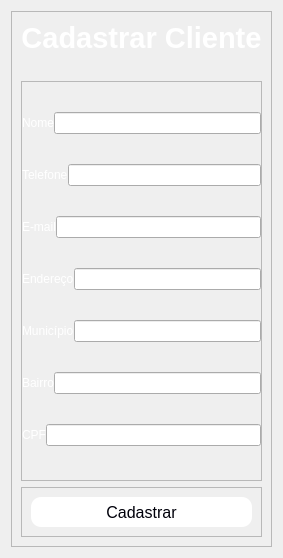
      <widget class="QWidget" name="pag_cadastro">
       <layout class="QHBoxLayout" name="horizontalLayout_40">
        <item>
         <widget class="QFrame" name="frame_20">
          <property name="frameShape">
           <enum>QFrame::StyledPanel</enum>
          </property>
          <property name="frameShadow">
           <enum>QFrame::Raised</enum>
          </property>
          <layout class="QVBoxLayout" name="verticalLayout_16">
           <item>
            <widget class="QLabel" name="label">
             <property name="text">
              <string>&lt;html&gt;&lt;head/&gt;&lt;body&gt;&lt;p align=&quot;center&quot;&gt;&lt;img src=&quot;C:\Users\Andrew\Desktop\LojaAuto\user.png&quot;&gt;&lt;span style=&quot; font-size:22pt; font-weight:600; color:#ffffff;&quot;&gt;Cadastrar Cliente&lt;/span&gt;&lt;/p&gt;&lt;/body&gt;&lt;/html&gt;</string>
             </property>
            </widget>
           </item>
           <item>
            <widget class="QLabel" name="label_44">
             <property name="text">
              <string/>
             </property>
            </widget>
           </item>
           <item>
            <widget class="QFrame" name="frame_3">
             <property name="minimumSize">
              <size>
               <width>0</width>
               <height>400</height>
              </size>
             </property>
             <property name="frameShape">
              <enum>QFrame::StyledPanel</enum>
             </property>
             <property name="frameShadow">
              <enum>QFrame::Raised</enum>
             </property>
             <layout class="QVBoxLayout" name="verticalLayout_5">
              <property name="spacing">
               <number>0</number>
              </property>
              <property name="leftMargin">
               <number>0</number>
              </property>
              <property name="topMargin">
               <number>0</number>
              </property>
              <property name="rightMargin">
               <number>0</number>
              </property>
              <property name="bottomMargin">
               <number>0</number>
              </property>
              <item>
               <layout class="QHBoxLayout" name="horizontalLayout_3">
                <item>
                 <widget class="QLabel" name="label_2">
                  <property name="text">
                   <string>&lt;html&gt;&lt;head/&gt;&lt;body&gt;&lt;p&gt;&lt;span style=&quot; color:#ffffff;&quot;&gt;Nome&lt;/span&gt;&lt;/p&gt;&lt;/body&gt;&lt;/html&gt;</string>
                  </property>
                 </widget>
                </item>
                <item>
                 <widget class="QLineEdit" name="txt_nome">
                  <property name="maximumSize">
                   <size>
                    <width>850</width>
                    <height>16777215</height>
                   </size>
                  </property>
                 </widget>
                </item>
               </layout>
              </item>
              <item>
               <layout class="QHBoxLayout" name="horizontalLayout_4">
                <item>
                 <widget class="QLabel" name="label_3">
                  <property name="text">
                   <string>&lt;html&gt;&lt;head/&gt;&lt;body&gt;&lt;p&gt;&lt;span style=&quot; color:#ffffff;&quot;&gt;Telefone&lt;/span&gt;&lt;/p&gt;&lt;/body&gt;&lt;/html&gt;</string>
                  </property>
                 </widget>
                </item>
                <item>
                 <widget class="QLineEdit" name="txt_telefone">
                  <property name="maximumSize">
                   <size>
                    <width>850</width>
                    <height>16777215</height>
                   </size>
                  </property>
                 </widget>
                </item>
               </layout>
              </item>
              <item>
               <layout class="QHBoxLayout" name="horizontalLayout_5">
                <item>
                 <widget class="QLabel" name="label_4">
                  <property name="text">
                   <string>&lt;html&gt;&lt;head/&gt;&lt;body&gt;&lt;p&gt;&lt;span style=&quot; color:#ffffff;&quot;&gt;E-mail&lt;/span&gt;&lt;/p&gt;&lt;/body&gt;&lt;/html&gt;</string>
                  </property>
                 </widget>
                </item>
                <item>
                 <widget class="QLineEdit" name="txt_email">
                  <property name="minimumSize">
                   <size>
                    <width>0</width>
                    <height>0</height>
                   </size>
                  </property>
                  <property name="maximumSize">
                   <size>
                    <width>850</width>
                    <height>16777215</height>
                   </size>
                  </property>
                 </widget>
                </item>
               </layout>
              </item>
              <item>
               <layout class="QHBoxLayout" name="horizontalLayout_8">
                <item>
                 <widget class="QLabel" name="label_7">
                  <property name="text">
                   <string>&lt;html&gt;&lt;head/&gt;&lt;body&gt;&lt;p&gt;&lt;span style=&quot; color:#ffffff;&quot;&gt;Endereço&lt;/span&gt;&lt;/p&gt;&lt;/body&gt;&lt;/html&gt;</string>
                  </property>
                 </widget>
                </item>
                <item>
                 <widget class="QLineEdit" name="txt_endereco">
                  <property name="maximumSize">
                   <size>
                    <width>850</width>
                    <height>16777215</height>
                   </size>
                  </property>
                 </widget>
                </item>
               </layout>
              </item>
              <item>
               <layout class="QHBoxLayout" name="horizontalLayout_7">
                <item>
                 <widget class="QLabel" name="label_6">
                  <property name="text">
                   <string>&lt;html&gt;&lt;head/&gt;&lt;body&gt;&lt;p&gt;&lt;span style=&quot; color:#ffffff;&quot;&gt;Município&lt;/span&gt;&lt;/p&gt;&lt;/body&gt;&lt;/html&gt;</string>
                  </property>
                 </widget>
                </item>
                <item>
                 <widget class="QLineEdit" name="txt_municipio">
                  <property name="maximumSize">
                   <size>
                    <width>850</width>
                    <height>16777215</height>
                   </size>
                  </property>
                 </widget>
                </item>
               </layout>
              </item>
              <item>
               <layout class="QHBoxLayout" name="horizontalLayout_6">
                <item>
                 <widget class="QLabel" name="label_5">
                  <property name="text">
                   <string>&lt;html&gt;&lt;head/&gt;&lt;body&gt;&lt;p&gt;&lt;span style=&quot; color:#ffffff;&quot;&gt;Bairro&lt;/span&gt;&lt;/p&gt;&lt;/body&gt;&lt;/html&gt;</string>
                  </property>
                 </widget>
                </item>
                <item>
                 <widget class="QLineEdit" name="txt_bairro">
                  <property name="maximumSize">
                   <size>
                    <width>850</width>
                    <height>16777215</height>
                   </size>
                  </property>
                 </widget>
                </item>
               </layout>
              </item>
              <item>
               <layout class="QHBoxLayout" name="horizontalLayout_19">
                <item>
                 <widget class="QLabel" name="label_21">
                  <property name="styleSheet">
                   <string notr="true">color: rgb(255, 255, 255);</string>
                  </property>
                  <property name="text">
                   <string>CPF</string>
                  </property>
                 </widget>
                </item>
                <item>
                 <widget class="QLineEdit" name="lineEdit">
                  <property name="maximumSize">
                   <size>
                    <width>850</width>
                    <height>16777215</height>
                   </size>
                  </property>
                 </widget>
                </item>
               </layout>
              </item>
             </layout>
            </widget>
           </item>
           <item>
            <widget class="QFrame" name="frame_21">
             <property name="frameShape">
              <enum>QFrame::StyledPanel</enum>
             </property>
             <property name="frameShadow">
              <enum>QFrame::Raised</enum>
             </property>
             <layout class="QHBoxLayout" name="horizontalLayout_39">
              <item>
               <widget class="QPushButton" name="btn_cadastrar">
                <property name="minimumSize">
                 <size>
                  <width>0</width>
                  <height>30</height>
                 </size>
                </property>
                <property name="maximumSize">
                 <size>
                  <width>300</width>
                  <height>16777215</height>
                 </size>
                </property>
                <property name="font">
                 <font>
                  <pointsize>-1</pointsize>
                 </font>
                </property>
                <property name="cursor">
                 <cursorShape>PointingHandCursor</cursorShape>
                </property>
                <property name="layoutDirection">
                 <enum>Qt::LeftToRight</enum>
                </property>
                <property name="styleSheet">
                 <string notr="true">QPushButton{
	color: rgb(0,0,10);
	background-color: #fff;
	border-radius: 10px;
	font-size: 16px;
}
QPushButton:hover{
	background-color: rgb(170,255,255);
	color:back;
}</string>
                </property>
                <property name="text">
                 <string>Cadastrar</string>
                </property>
               </widget>
              </item>
             </layout>
            </widget>
           </item>
          </layout>
         </widget>
        </item>
       </layout>
      </widget>
